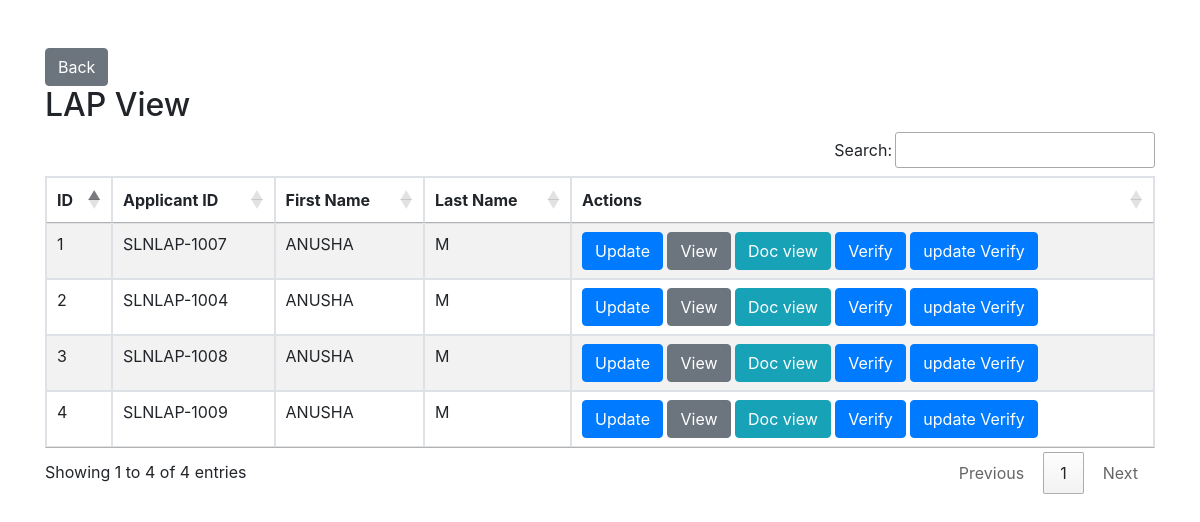
/lapapply/profiles/, run on the app's committed database.
### anusha/models.py (models this page shows, shortened)
class LoanApplication(models.Model):
    LOAN_TYPE_CHOICES = [
        ('LAP', 'Loan Against Property'),
        ('LAPBT', 'Loan Against Property with Business Tenure'),
    ]
    INCOME_SOURCE_CHOICES = [
        ('JOB', 'Job'),
        ('BUSINESS', 'Business'),
    ]
    loan_type = models.CharField(max_length=10, choices=LOAN_TYPE_CHOICES)
    first_name = models.CharField(max_length=50,validators=[validate_only_letters])
    last_name = models.CharField(max_length=50,validators=[validate_only_letters])
    gender = models.CharField(max_length=10, choices=[('Male', 'Male'), ('Female', 'Female')])
    date_of_birth = models.DateField(validators=[validate_date])
    mobile_number = models.CharField(max_length=10, validators=[validate_mobile_number])
    pan_card_number = models.CharField(max_length=10, validators=[validate_pan])
    aadhar_card_number = models.CharField(max_length=12, validators=[validate_aadhar_number])
    marital_status = models.CharField(max_length=10, choices=[('Single', 'Single'), ('Married', 'Married'), ('Divorced', 'Divorced')])
    email_id = models.EmailField(validators=[validate_email])
    current_address = models.TextField(validators=[validate_address])
    current_address_pincode = models.CharField(max_length=6, validators=[validate_pincode])
    aadhar_address = models.TextField(validators=[validate_address])
    aadhar_pincode = models.CharField(max_length=6, validators=[validate_pincode])
    income_source = models.CharField(max_length=10, choices=INCOME_SOURCE_CHOICES)
    net_salary_per_month = models.IntegerField(validators=[validate_amount],null=True,blank=True)
    company_name = models.CharField(max_length=100,validators=[validate_only_letters],default='',null=True,blank=True)
    company_type = models.CharField(max_length=50, null=True, blank=True,validators=[validate_only_letters])
    job_joining_date = models.DateField(null=True, blank=True,validators=[validate_date])
    job_location = models.CharField(max_length=100, null=True, blank=True)
    total_job_experience = models.IntegerField(null=True, blank=True)
    net_income_per_month = models.IntegerField(null=True, blank=True,validators=[validate_amount])
    business_name = models.CharField(max_length=100, null=True, blank=True,validators=[validate_only_letters])
    business_type = models.CharField(max_length=50, null=True, blank=True,validators=[validate_only_letters])
    business_establishment_date = models.DateField(null=True, blank=True,validators=[validate_date])
    gst_certificate = models.BooleanField(default=False, verbose_name="GST Certificate?")
    gst_number = models.CharField(max_length=15, blank=True, null=True, verbose_name="GST Number",validators=[validate_gst_number])
    nature_of_business = models.TextField(null=True, blank=True,validators=[validate_only_letters])
    turnover_in_lakhs_per_year = models.IntegerField(null=True, blank=True,validators=[validate_amount])
    property_value = models.IntegerField(validators=[validate_amount])
    required_loan_amount = models.IntegerField(validators=[validate_amount])
    existing_loan = models.BooleanField(default=False)
    existing_loan_details = models.CharField(max_length=100, null=True, blank=True)
    ref1_name = models.CharField(max_length=100,null=True,blank=True)
    ref1_mobile = models.CharField(max_length=10,null=True,blank=True, validators=[validate_mobile_number])
    ref2_name = models.CharField(max_length=100,null=True,blank=True,validators=[validate_only_letters])
    ref2_mobile = models.CharField(max_length=10,null=True,blank=True, validators=[validate_mobile_number])
    remarks = models.TextField(null=True, blank=True)
    co_applicant_first_name = models.CharField(max_length=50, null=False, blank=False,validators=[validate_only_letters],default="")
    co_applicant_last_name = models.CharField(max_length=50, null=False, blank=False,validators=[validate_only_letters],default="")
    co_applicant_gender = models.CharField(max_length=10, choices=[('Male', 'Male'), ('Female', 'Female')])
    co_applicant_age = models.DateField(null=False, blank=False, validators=[validate_age], default=datetime.date(2020, 1, 1))
    co_applicant_relationship = models.CharField(max_length=50, null=False, blank=False,validators=[validate_only_letters],default="")
    co_applicant_mobile_number = models.CharField(max_length=15, null=False, blank=False, validators=[validate_mobile_number],default="")
    co_applicant_email_id = models.EmailField(null=False, blank=False, validators=[validate_email],default="@gmail.com")
    co_applicant_occupation = models.CharField(max_length=50, null=False, blank=False,validators=[validate_only_letters],default="")
    co_applicant_net_income_per_month = models.IntegerField(null=False, blank=False,validators=[validate_amount],default=10000)
    random_number = models.CharField(max_length=20, unique=True, blank=True, null=True)

### anusha/views.py (the view)
# urls.py: path('lapapply/profiles/', views.lapview, name='lapview'),
def lapview(request):
    customer_profiles = LoanApplication.objects.all()
    return render(request, 'customer/lap_view.html', {'customer_profiles': customer_profiles})

### anusha/templates/customer/lap_view.html (shortened to what this page needs)
<!DOCTYPE html>
<html lang="en">
<head>
    <link rel="stylesheet" href="https://maxcdn.bootstrapcdn.com/bootstrap/4.0.0/css/bootstrap.min.css">
    <link rel="stylesheet" href="https://cdn.datatables.net/1.13.7/css/jquery.dataTables.min.css">
    <link rel="stylesheet" href="https://cdn.datatables.net/buttons/2.4.2/css/buttons.dataTables.min.css">
    <link rel="stylesheet" href="https://cdn.datatables.net/responsive/2.4.0/css/responsive.dataTables.min.css">
</head>
<body>
    <div class="container mt-5">
        <button type="button" class="btn btn-secondary" onclick="window.history.back();">Back</button>
        <h2>LAP View</h2>
        <table id="example" class="table table-bordered table-striped">
            <thead>
                <tr>
                    <th>ID</th>
                    <th>Applicant ID</th>
                    <th>First Name</th>
                    <th>Last Name</th>
                    <th>Actions</th>
                </tr>
            </thead>
            <tbody>
                {% for profile in customer_profiles %}
                <tr>
                    <td>{{ profile.id }}</td>
                    <td>{{ profile.random_number }}</td>
                    <td>{{ profile.first_name }}</td>
                    <td>{{ profile.last_name }}</td>
                    <td>
                        <a href="{% url 'update_lap' profile.id %}" class="btn btn-primary">Update</a>
                        <a href="{% url 'viewbutt' profile.id %}" class="btn btn-secondary">View</a>
                        <a href="{% url 'viewdocbutt' profile.id %}" class="btn btn-info">Doc view</a>
                        <a href="{% url 'lapverify' profile.id %}" class="btn btn-primary">Verify</a>
                        <a href="{% url 'update_verify' profile.id %}" class="btn btn-primary">update Verify</a>
                    </td>
                </tr>
                {% endfor %}
            </tbody>
        </table>
    </div>
</body>
</html>

### data on the page
LoanApplication: id "1", random_number "SLNLAP-1007", first_name "ANUSHA", last_name "M"
LoanApplication: id "2", random_number "SLNLAP-1004", first_name "ANUSHA", last_name "M"
LoanApplication: id "3", random_number "SLNLAP-1008", first_name "ANUSHA", last_name "M"
LoanApplication: id "4", random_number "SLNLAP-1009", first_name "ANUSHA", last_name "M"
